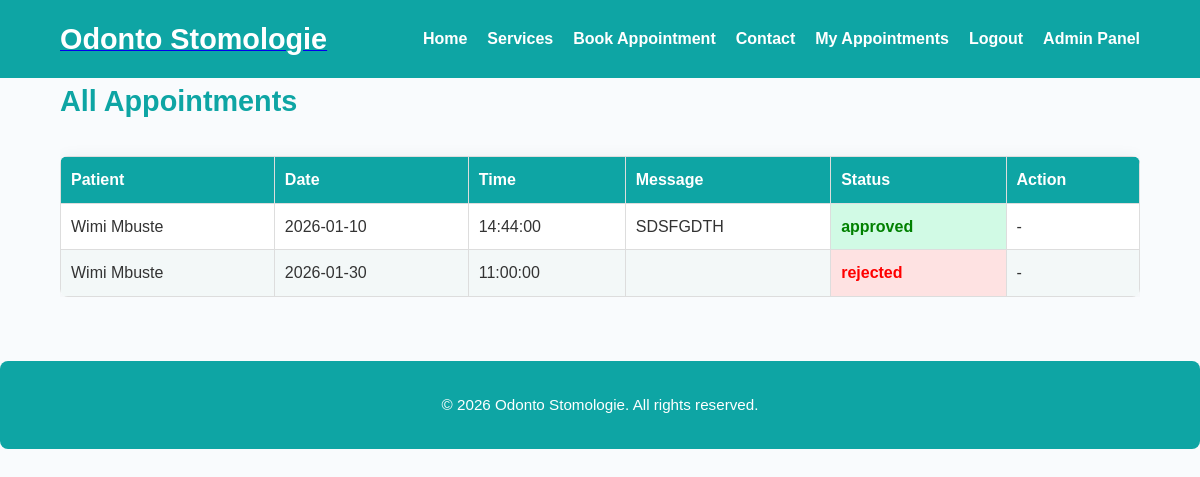
/my-appointments (signed in), run on the app's committed database.
### models.py (models this page shows)
class Appointment(db.Model):
    id = db.Column(db.Integer, primary_key=True)
    patient_id = db.Column(db.Integer, db.ForeignKey('user.id'), nullable=False)
    doctor_id = db.Column(db.Integer, db.ForeignKey('user.id'), nullable=True)
    date = db.Column(db.Date, nullable=False)
    time = db.Column(db.Time)
    status = db.Column(db.String(20), default='pending')
    message = db.Column(db.String(255))          # optional message
    patient_full_name = db.Column(db.String(100))
    patient_insurance = db.Column(db.String(100))
    patient = db.relationship('User', foreign_keys=[patient_id])
    doctor = db.relationship('User', foreign_keys=[doctor_id])

class User(UserMixin, db.Model):
    id = db.Column(db.Integer, primary_key=True)
    name = db.Column(db.String(100), nullable=False)
    email = db.Column(db.String(120), unique=True, nullable=False)
    password = db.Column(db.String(200), nullable=False)
    role = db.Column(db.String(20), nullable=False, default='patient')

### routes/patient.py (the view)
@patient_bp.route("/my-appointments")
@login_required
def my_appointments():
    appointments = Appointment.query.filter_by(patient_id=current_user.id).all()
    return render_template("appointments.html", appointments=appointments)

### app.py (called while the page is built)
@login_manager.user_loader
def load_user(user_id):
    return User.query.get(int(user_id))

### templates/appointments.html (shortened to what this page needs)
{% extends "base.html" %}
{% block content %}
<section class="dashboard">
    <h2>All Appointments</h2>
    {% if appointments %}
    <div class="table-container">
        <table class="appointments-table">
            <thead>
                <tr>
                    <th>Patient</th>
                    <th>Date</th>
                    <th>Time</th>
                    <th>Message</th>
                    <th>Status</th>
                    <th>Action</th>
                </tr>
            </thead>
            <tbody>
                {% for appt in appointments %}
                <tr>
                    <td>{{ appt.patient.name }}</td>
                    <td>{{ appt.date }}</td>
                    <td>{{ appt.time }}</td>
                    <td>{{ appt.message }}</td>
                    <td class="{{ appt.status|lower }}">{{ appt.status }}</td>
                    <td>
                        {% if appt.status == 'pending' %}
                        <form method="POST" action="{{ url_for('admin.update_appt_status', appt_id=appt.id) }}" style="display:inline;" onsubmit="return confirm('Approve this appointment?');">
                            <input type="hidden" name="status" value="approved">
                            <button type="submit" class="btn approve">Approve</button>
                        </form>
                        <form method="POST" action="{{ url_for('admin.update_appt_status', appt_id=appt.id) }}" style="display:inline;" onsubmit="return confirm('Reject this appointment?');">
                            <input type="hidden" name="status" value="rejected">
                            <button type="submit" class="btn reject">Reject</button>
                        </form>
                        {% else %}
                        <span>-</span>
                        {% endif %}
                    </td>
                </tr>
                {% endfor %}
            </tbody>
        </table>
    </div>
    {% else %}
    <p class="no-appointments">No appointments yet.</p>
    {% endif %}
</section>
{% endblock %}

### static/css/style.css (style rules this page uses)
* { margin:0;padding:0;box-sizing:border-box }
body { font-family:'Poppins',Arial,Helvetica,sans-serif;background:#f9fbfd;color:#333;line-height:1.6 }
.dashboard h2 { font-size:1.8rem;margin-bottom:1rem;color:#0ea5a4 }
.table-container { overflow-x:auto }
.appointments-table { width:100%;border-collapse:collapse;margin-top:1rem;background:#fff; border-radius:8px;overflow:hidden;box-shadow:0 0 15px rgba(0,0,0,.05) }
.appointments-table th,.appointments-table td { padding:12px 15px;text-align:left }
.appointments-table th { background:#0ea5a4;color:#fff;font-weight:600 }
.appointments-table tr:nth-child(even) { background:#f3f8f8 }
.appointments-table td.approved { color:green;font-weight:700 }
.appointments-table td.rejected { color:red;font-weight:700 }

### templates/appointments.html (style rules this page uses)
.table-container { overflow-x: auto; margin-top: 1rem; }
.appointments-table { width: 100%; border-collapse: collapse; }
.appointments-table th, .appointments-table td { padding: 10px; border: 1px solid #ddd; text-align: left; }
.appointments-table th { background-color: #0ea5a4; color: white; }
td.approved { background-color: #d1fae5; }
td.rejected { background-color: #fee2e2; }

### data on the page
Appointment: patient.name "Wimi Mbuste", date "2026-01-10", time "14:44:00", message "SDSFGDTH", status "approved"
Appointment: patient.name "Wimi Mbuste", date "2026-01-30", time "11:00:00", status "rejected"

### other printed values
{{ logo.title if logo and logo.title else 'Odonto Stomologie' }} "Odonto Stomologie"
